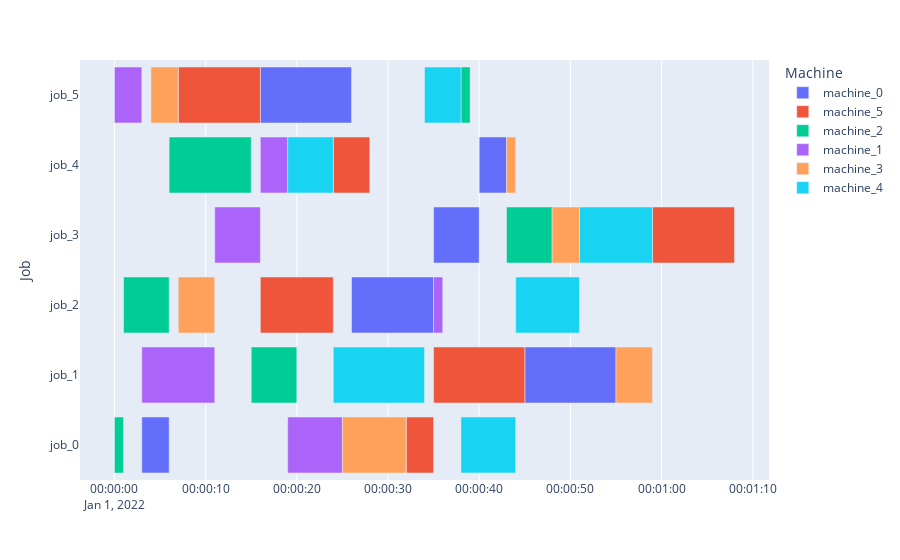

Notebook source saved alongside this figure:
### Code cell
episode_reward = 0
env = env_creator("config")

done = False
obs = env.reset()
iterations=0
while not done:
    action = trainer.compute_action(obs)
    #print(f"action: {action}")
    obs, reward, done, info = env.step(action)
    episode_reward += reward
    #env.render(mode="human")
    iterations += 1
env.render()
env.close()
print(episode_reward)
print(iterations)

### Figure 1 — Plotly figure (JSON) as saved in the notebook; plotly's stock layout.template omitted (floating-point values rounded to 4 significant figures)
{"data": [{"alignmentgroup": "True", "base": ["2022-01-01T00:00:03", "2022-01-01T00:00:45", "2022-01-01T00:00:26", "2022-01-01T00:00:35", "2022-01-01T00:00:40", "2022-01-01T00:00:16"], "hovertemplate": "Machine=machine_0<br>Start=%{base}<br>Finish=%{x}<br>Job=%{y}<extra></extra>", "legendgroup": "machine_0", "marker": {"color": "#636efa", "pattern": {"shape": ""}}, "name": "machine_0", "offsetgroup": "machine_0", "orientation": "h", "showlegend": true, "textposition": "auto", "type": "bar", "x": [3000, 10000, 9000, 5000, 3000, 10000], "xaxis": "x", "y": ["job_0", "job_1", "job_2", "job_3", "job_4", "job_5"], "yaxis": "y"}, {"alignmentgroup": "True", "base": ["2022-01-01T00:00:32", "2022-01-01T00:00:35", "2022-01-01T00:00:16", "2022-01-01T00:00:59", "2022-01-01T00:00:24", "2022-01-01T00:00:07"], "hovertemplate": "Machine=machine_5<br>Start=%{base}<br>Finish=%{x}<br>Job=%{y}<extra></extra>", "legendgroup": "machine_5", "marker": {"color": "#EF553B", "pattern": {"shape": ""}}, "name": "machine_5", "offsetgroup": "machine_5", "orientation": "h", "showlegend": true, "textposition": "auto", "type": "bar", "x": [3000, 10000, 8000, 9000, 4000, 9000], "xaxis": "x", "y": ["job_0", "job_1", "job_2", "job_3", "job_4", "job_5"], "yaxis": "y"}, {"alignmentgroup": "True", "base": ["2022-01-01T00:00:00", "2022-01-01T00:00:15", "2022-01-01T00:00:01", "2022-01-01T00:00:43", "2022-01-01T00:00:06", "2022-01-01T00:00:38"], "hovertemplate": "Machine=machine_2<br>Start=%{base}<br>Finish=%{x}<br>Job=%{y}<extra></extra>", "legendgroup": "machine_2", "marker": {"color": "#00cc96", "pattern": {"shape": ""}}, "name": "machine_2", "offsetgroup": "machine_2", "orientation": "h", "showlegend": true, "textposition": "auto", "type": "bar", "x": [1000, 5000, 5000, 5000, 9000, 1000], "xaxis": "x", "y": ["job_0", "job_1", "job_2", "job_3", "job_4", "job_5"], "yaxis": "y"}, {"alignmentgroup": "True", "base": ["2022-01-01T00:00:19", "2022-01-01T00:00:03", "2022-01-01T00:00:35", "2022-01-01T00:00:11", "2022-01-01T00:00:16", "2022-01-01T00:00:00"], "hovertemplate": "Machine=machine_1<br>Start=%{base}<br>Finish=%{x}<br>Job=%{y}<extra></extra>", "legendgroup": "machine_1", "marker": {"color": "#ab63fa", "pattern": {"shape": ""}}, "name": "machine_1", "offsetgroup": "machine_1", "orientation": "h", "showlegend": true, "textposition": "auto", "type": "bar", "x": [6000, 8000, 1000, 5000, 3000, 3000], "xaxis": "x", "y": ["job_0", "job_1", "job_2", "job_3", "job_4", "job_5"], "yaxis": "y"}, {"alignmentgroup": "True", "base": ["2022-01-01T00:00:25", "2022-01-01T00:00:55", "2022-01-01T00:00:07", "2022-01-01T00:00:48", "2022-01-01T00:00:43", "2022-01-01T00:00:04"], "hovertemplate": "Machine=machine_3<br>Start=%{base}<br>Finish=%{x}<br>Job=%{y}<extra></extra>", "legendgroup": "machine_3", "marker": {"color": "#FFA15A", "pattern": {"shape": ""}}, "name": "machine_3", "offsetgroup": "machine_3", "orientation": "h", "showlegend": true, "textposition": "auto", "type": "bar", "x": [7000, 4000, 4000, 3000, 1000, 3000], "xaxis": "x", "y": ["job_0", "job_1", "job_2", "job_3", "job_4", "job_5"], "yaxis": "y"}, {"alignmentgroup": "True", "base": ["2022-01-01T00:00:38", "2022-01-01T00:00:24", "2022-01-01T00:00:44", "2022-01-01T00:00:51", "2022-01-01T00:00:19", "2022-01-01T00:00:34"], "hovertemplate": "Machine=machine_4<br>Start=%{base}<br>Finish=%{x}<br>Job=%{y}<extra></extra>", "legendgroup": "machine_4", "marker": {"color": "#19d3f3", "pattern": {"shape": ""}}, "name": "machine_4", "offsetgroup": "machine_4", "orientation": "h", "showlegend": true, "textposition": "auto", "type": "bar", "x": [6000, 10000, 7000, 8000, 5000, 4000], "xaxis": "x", "y": ["job_0", "job_1", "job_2", "job_3", "job_4", "job_5"], "yaxis": "y"}], "layout": {"barmode": "overlay", "legend": {"title": {"text": "Machine"}, "tracegroupgap": 0}, "margin": {"t": 60}, "xaxis": {"anchor": "y", "domain": [0, 1], "type": "date"}, "yaxis": {"anchor": "x", "domain": [0, 1], "title": {"text": "Job"}}}}
